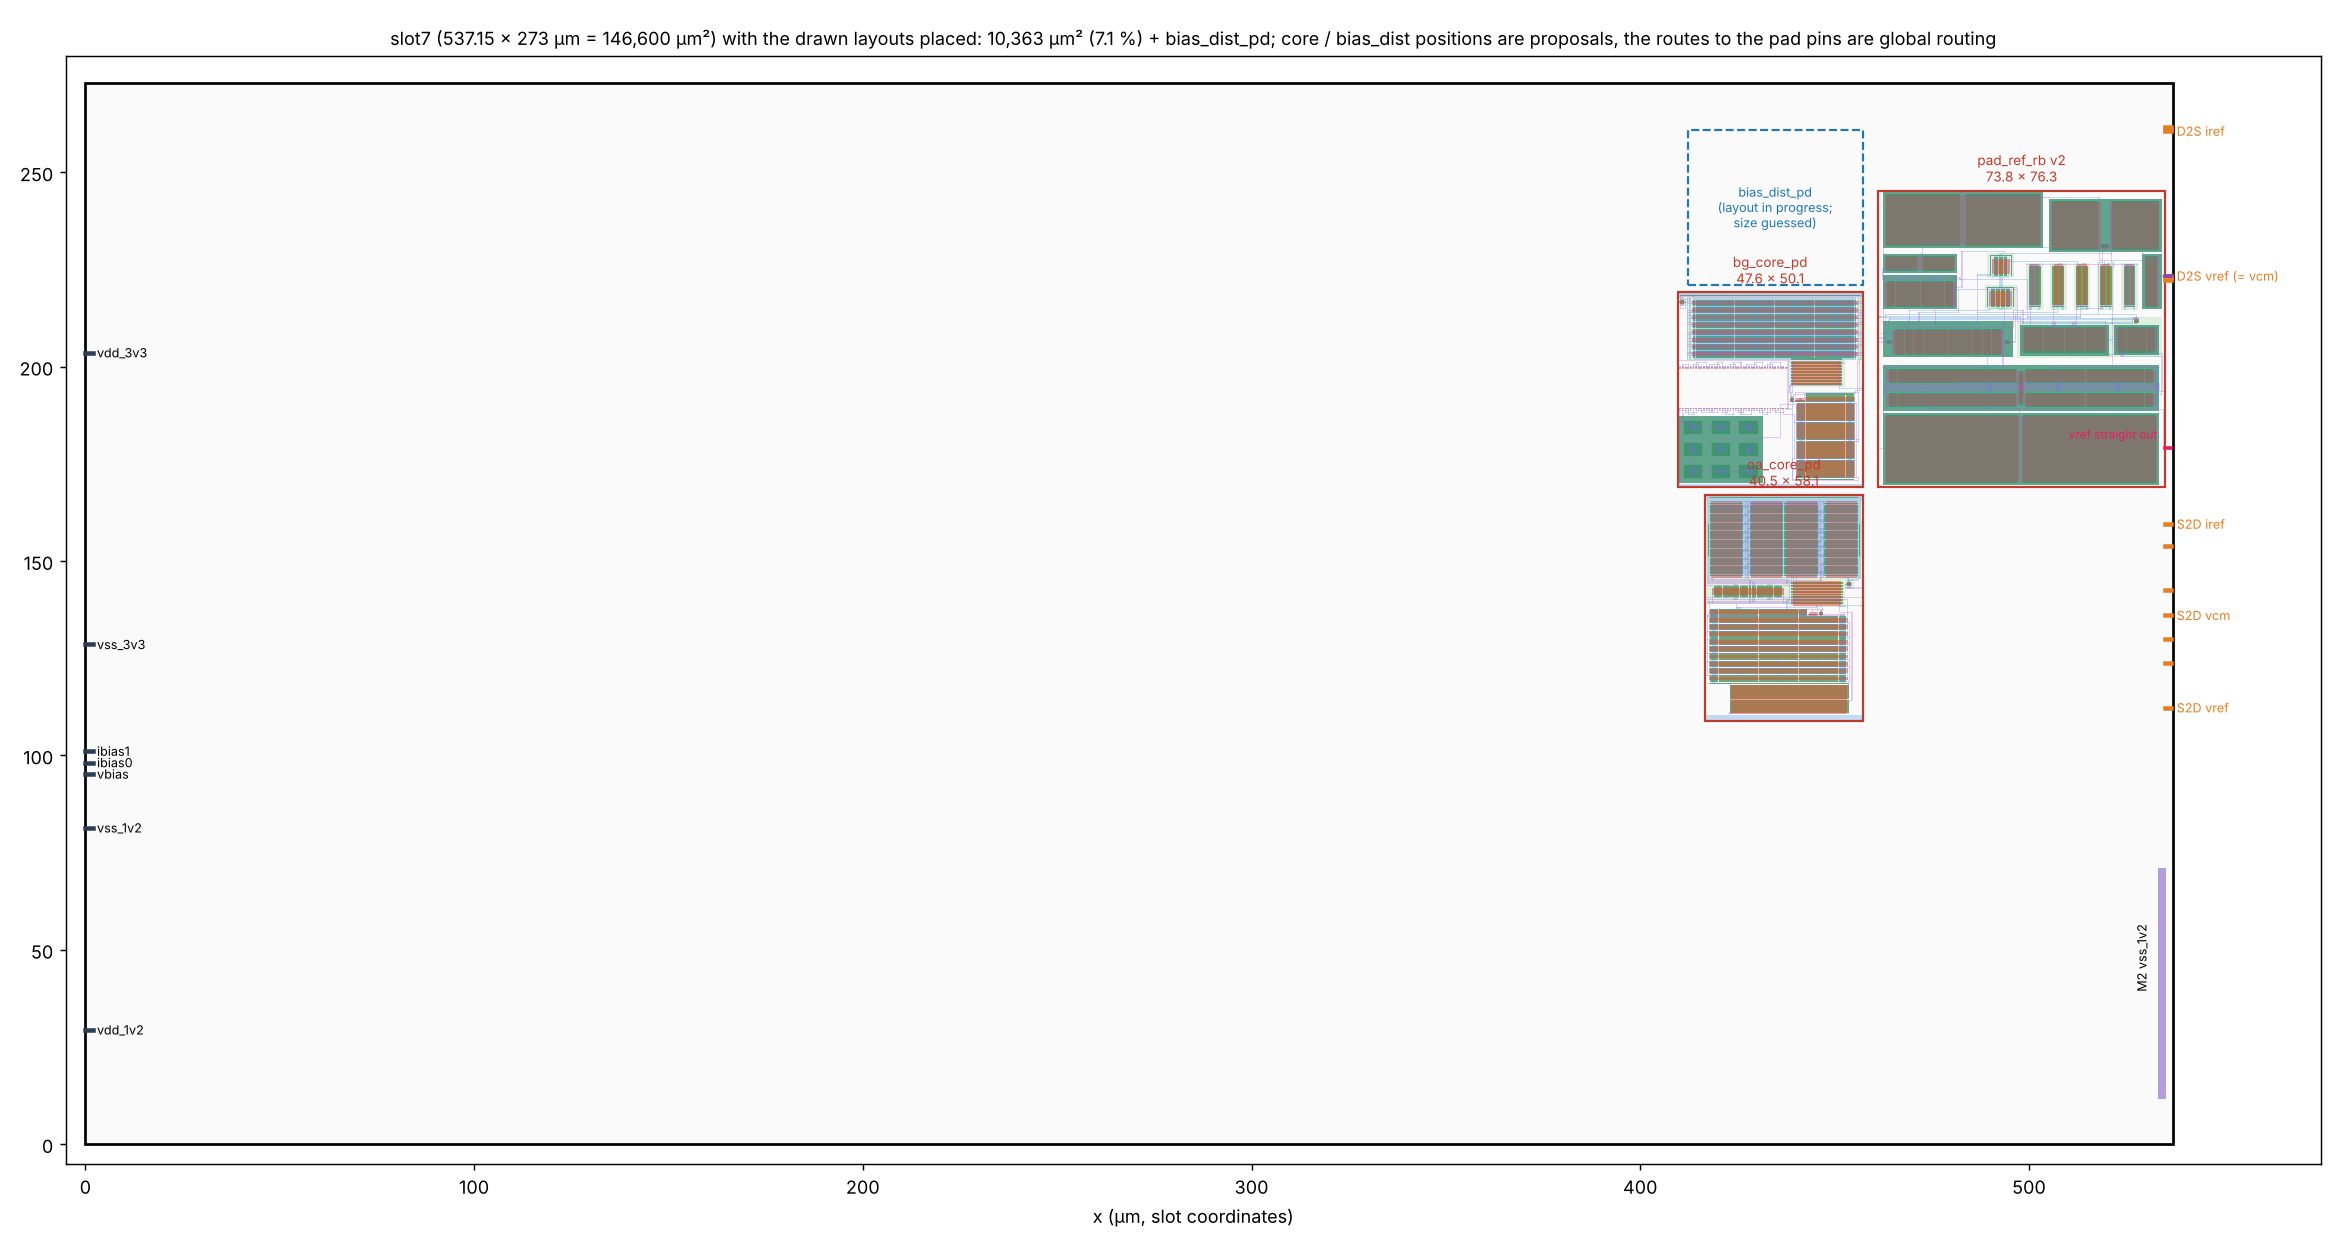

The Python source for this figure:
# SPDX-FileCopyrightText: 2026 Christoph Maier
# SPDX-License-Identifier: Apache-2.0
"""The whole slot7 frame (537.15 x 273 um) with the drawn layouts placed, for a size estimate: pad_ref_rb v2 (agent F)
at F's proposed position, oa_core_pd and bg_core_pd stacked vertically to its left (positions only proposed),
bias_dist_pd as a placeholder (layout in progress). vcm / vref drawn straight out to the edge; the run to the S2D
pins is global routing. Device layers of the placed cells; frame pins from final/gds/slot_7.gds."""
import klayout.db as db
import matplotlib
matplotlib.use("Agg")
import matplotlib.pyplot as plt
from matplotlib.patches import Polygon, Rectangle
REPO = "/home/user/sg13cmos5l_cm_ip__single2diff2single/"
F = "/tmp/claude-0/-home-user-sg13cmos5l-cm-ip--single2diff2single/f7165478-7787-531e-a1d8-6ec7206ebfcb/scratchpad/layout_rb/F/out/"
W, H = 537.15, 273.0
PLACE = [  # (gds, cell, x0, y0 of the cell's bbox corner, label)
    (F + "pad_ref_rb.gds", "pad_ref_rb", 461.20, 169.07, "pad_ref_rb v2\n73.8 × 76.3"),
    (REPO + "macros/bg_core_pd/layout/gds/bg_core_pd.gds", "bg_core_pd", 457.2 - 47.55, 169.07, "bg_core_pd\n47.6 × 50.1"),
    (REPO + "macros/oa_core_pd/layout/gds/oa_core_pd.gds", "oa_core_pd", 457.2 - 40.51, 169.07 - 2 - 58.13, "oa_core_pd\n40.5 × 58.1"),
]
STY = [((31, 0), "#c8e6c9", 0.55), ((1, 0), "#2f8f2f", 0.7), ((5, 0), "#e8443a", 0.5), ((8, 0), "#4a90e2", 0.3),
       ((10, 0), "#b05ad6", 0.3)]
fig, ax = plt.subplots(figsize=(18, 9.6))
ax.add_patch(Rectangle((0, 0), W, H, fc="#fafafa", ec="black", lw=1.5))
used = 0.0
for gds, name, x0, y0, lab in PLACE:
    ly = db.Layout(); ly.read(gds); c = ly.cell(name); u = ly.dbu; bb = c.bbox()
    dx, dy = x0 - bb.left * u, y0 - bb.bottom * u
    for ld, col, a in STY:
        li = ly.find_layer(*ld)
        if li is None: continue
        for p in db.Region(c.begin_shapes_rec(li)).merged().each():
            ax.add_patch(Polygon([(q.x * u + dx, q.y * u + dy) for q in p.each_point_hull()], fc=col, ec="none", alpha=a))
    w, h = bb.width() * u, bb.height() * u; used += w * h
    ax.add_patch(Rectangle((x0, y0), w, h, fc="none", ec="#c0392b", lw=1.2))
    ax.text(x0 + w / 2, y0 + h + 1.5, lab, ha="center", va="bottom", fontsize=7.5, color="#c0392b")
bx, by, bw, bh = 457.2 - 45, 221.0, 45, 40
ax.add_patch(Rectangle((bx, by), bw, bh, fc="none", ec="#1f77b4", ls="--", lw=1.2))
ax.text(bx + bw / 2, by + bh / 2, "bias_dist_pd\n(layout in progress;\nsize guessed)", ha="center", va="center",
        fontsize=7, color="#1f77b4")
# frame pins
ly = db.Layout(); ly.read(REPO + "final/gds/slot_7.gds"); t = ly.top_cell(); u = ly.dbu
for li in ly.layer_indexes():
    for sh in t.shapes(li).each():
        if sh.is_text():
            x, y, s = sh.text.x * u, sh.text.y * u, sh.text.string
            if x > 530 and ly.get_info(li).layer == 30:
                ax.plot([535.05, 536.45], [y, y], color="#e67e22", lw=2.5)
            elif x < 5 and s in ("ibias0", "ibias1", "vbias", "vdd_3v3", "vss_3v3", "vdd_1v2", "vss_1v2"):
                ax.plot([0, 2], [y, y], color="#2c3e50", lw=2.5); ax.text(3, y, s, fontsize=7, va="center")
for y, s in [(112.26, "S2D vref"), (136.02, "S2D vcm"), (159.51, "S2D iref"), (223.34, "D2S vref (= vcm)"), (260.6, "D2S iref")]:
    ax.text(538, y, s, fontsize=7, va="center", color="#e67e22")
ax.add_patch(Rectangle((533.15, 11.63), 2.0, 59.43, fc="#b39ddb", ec="none")); ax.text(531, 40, "M2 vss_1v2", rotation=90, fontsize=7, ha="right")
# pad_ref_rb outputs straight out (pins from F's pin map: vcm y 223.34, vref y 179.06 at the cell's right edge x 535.0)
ax.plot([535.0, 536.45], [223.34, 223.34], color="#8e44ad", lw=2); ax.plot([535.0, 536.45], [179.06, 179.06], color="#e91e63", lw=2)
ax.text(533, 181.5, "vref straight out", fontsize=6.5, ha="right", color="#e91e63")
ax.set_xlim(-5, 575); ax.set_ylim(-5, 280); ax.set_aspect("equal"); ax.set_xlabel("x (µm, slot coordinates)")
ax.set_title(f"slot7 (537.15 × 273 µm = 146,600 µm²) with the drawn layouts placed: {used:,.0f} µm² ({100 * used / (W * H):.1f} %) "
             "+ bias_dist_pd; core / bias_dist positions are proposals, the routes to the pad pins are global routing", fontsize=10)
fig.tight_layout(); fig.savefig("slot_frame_view.png", dpi=130)
print("placed", round(used), "um2", round(100 * used / (W * H), 1), "%")
